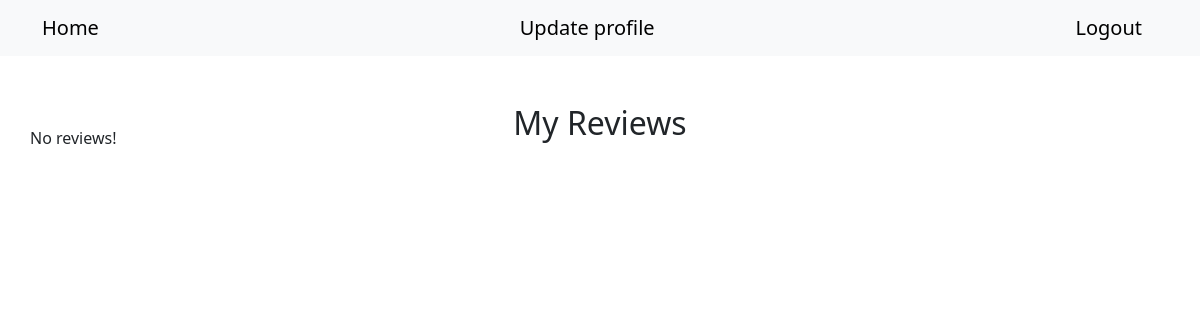
Page /User/myreviews.php (signed in) on the earlier database version.
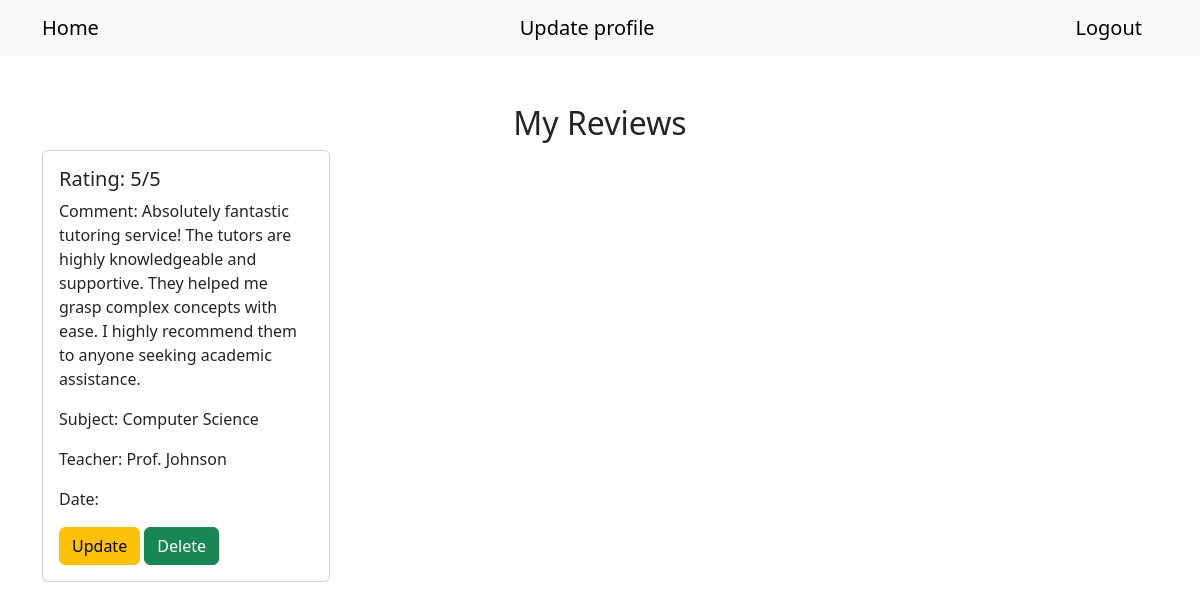
Same page on the later database version.
### tables this page shows
CREATE TABLE `review` (
  `id` int(11) NOT NULL,
  `rating` int(11) DEFAULT NULL,
  `comment` varchar(250) DEFAULT NULL,
  `date` datetime DEFAULT NULL,
  `fk_course_id` int(11) DEFAULT NULL,
  `fk_user_id` int(11) DEFAULT NULL
);

CREATE TABLE `courses` (
  `id` int(11) NOT NULL,
  `subject` varchar(50) DEFAULT NULL,
  `university` varchar(50) DEFAULT NULL,
  `roomNumb` varchar(50) DEFAULT NULL,
  `date` datetime DEFAULT NULL,
  `teacher` varchar(100) DEFAULT NULL,
  `email` varchar(100) NOT NULL,
  `picture` varchar(255) DEFAULT NULL,
  `language` varchar(50) DEFAULT NULL,
  `duration` varchar(50) DEFAULT NULL,
  `units` varchar(100) DEFAULT NULL,
  `availability` enum('avaiable','not avaiable') DEFAULT NULL,
  `name` varchar(50) DEFAULT NULL
);

### User/myreviews.php (the view, shortened to what this page needs)
<?php
include_once '../db_connection.php';
$user_id = $_SESSION['user'];
$review_query = "SELECT * FROM review WHERE fk_user_id = $user_id";
$review_result = mysqli_query($connection, $review_query);
$layout = "";
if (mysqli_num_rows($review_result) == 0) {
    $layout = "No reviews!";
} else {
    while ($review_row = mysqli_fetch_assoc($review_result)) {
        $course_id = $review_row['fk_course_id'];
        $course_query = "SELECT * FROM courses WHERE id = $course_id";
        $course_result = mysqli_query($connection, $course_query);
        if ($course_result && mysqli_num_rows($course_result) == 1) {
            $course_row = mysqli_fetch_assoc($course_result);
            $layout .= "<div class='center'>
                <div class='card' style='width: 18rem;'>
                    <div class='card-body'>
                        <h5 class='card-title'>Rating: {$review_row["rating"]}/5</h5>
                        <p class='card-text'>Comment: {$review_row["comment"]}</p>
                        <p class='card-text'>Subject: {$course_row["subject"]}</p>
                        <p class='card-text'>Teacher: {$course_row["teacher"]}</p>
                        <p class='card-text'>Date: {$course_row["date"]}</p>
                        <div class='btnAlign'>
                        <a class='btn btn-warning' href='updatereview.php?id={$review_row['id']}'>Update</a>
                        <a href='deletereview.php?id={$review_row["id"]}' class='btn btn-success'>Delete</a>
                    </div>
                </div>
            </div>";
        }
    }
}
?>
<!DOCTYPE html>
<html lang="en">
<head>
    <link href="https://cdn.jsdelivr.net/npm/bootstrap@5.3.3/dist/css/bootstrap.min.css" rel="stylesheet">
</head>
<body>
    <nav class="navbar bg-body-tertiary">
        <div class="container">
        <a class="navbar-brand" href="indexUser.php">Home</a>
        <a class="navbar-brand" href="updateprofile.php">Update profile</a>
        <a class="navbar-brand" href="../login/logout.php?logout">Logout</a>
        </div>
    </nav>
    <div class="container mt-5">
        <h2 class="text-center">My Reviews</h2>
        <div class="row row-cols-1 row-cols-md-3 g-4">
            <?= $layout ?>
        </div>
    </div>
</body>
</html>

Differences in the rows shown:
now on this page (row edited): review: rating "5", comment "Absolutely fantastic tutoring service! The tutors are highly knowledgeable and supportive. They helped me grasp complex concepts with ease. I highly recommend them to anyone seeking academic assistance.", fk_course.subject "Computer Science", fk_course.teacher "Prof. Johnson"
Other differences:
$layout: "No reviews!" → (not shown)
